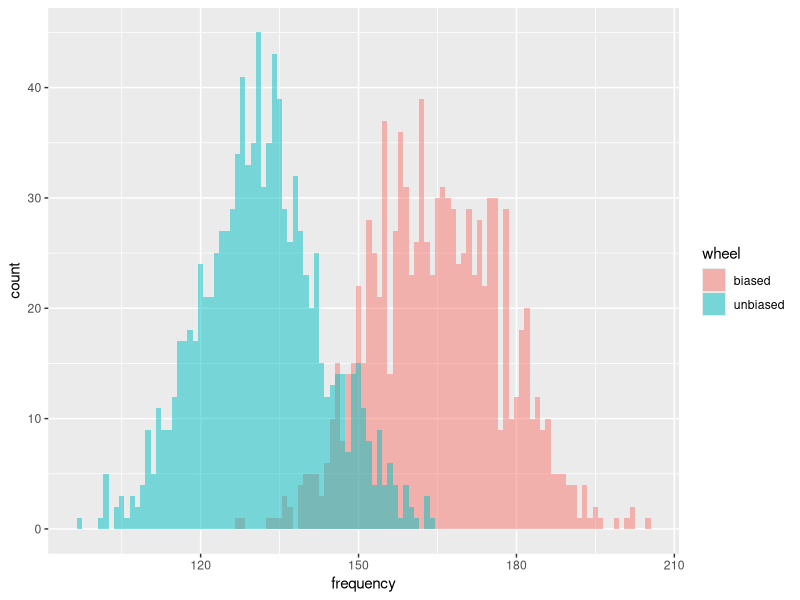

This figure's R source:
library(tidyverse)

bias.prob = 0.033 # slider value
spins = 5000 # slider value

wheel.sim = data.frame(
  biased = rbinom(n = 1000, size = spins, prob = bias.prob),
  unbiased = rbinom(n = 1000, size = spins, prob = 1/38)
)


wheel.sim %>% 
  summarise(bias = bias.prob,
            spins = spins,
            threshold = qbinom(p = 0.95, size = spins, prob = 1/38), 
            prop = mean(biased > threshold),
            error.rate = 1-prop) 

wheel.sim %>% 
  pivot_longer(cols = c(biased, unbiased), 
               names_to = 'wheel', values_to = 'frequency') %>% 
  ggplot(aes(x=frequency, fill=wheel)) +
  geom_histogram(binwidth = 1, position = 'identity', alpha=0.5)
